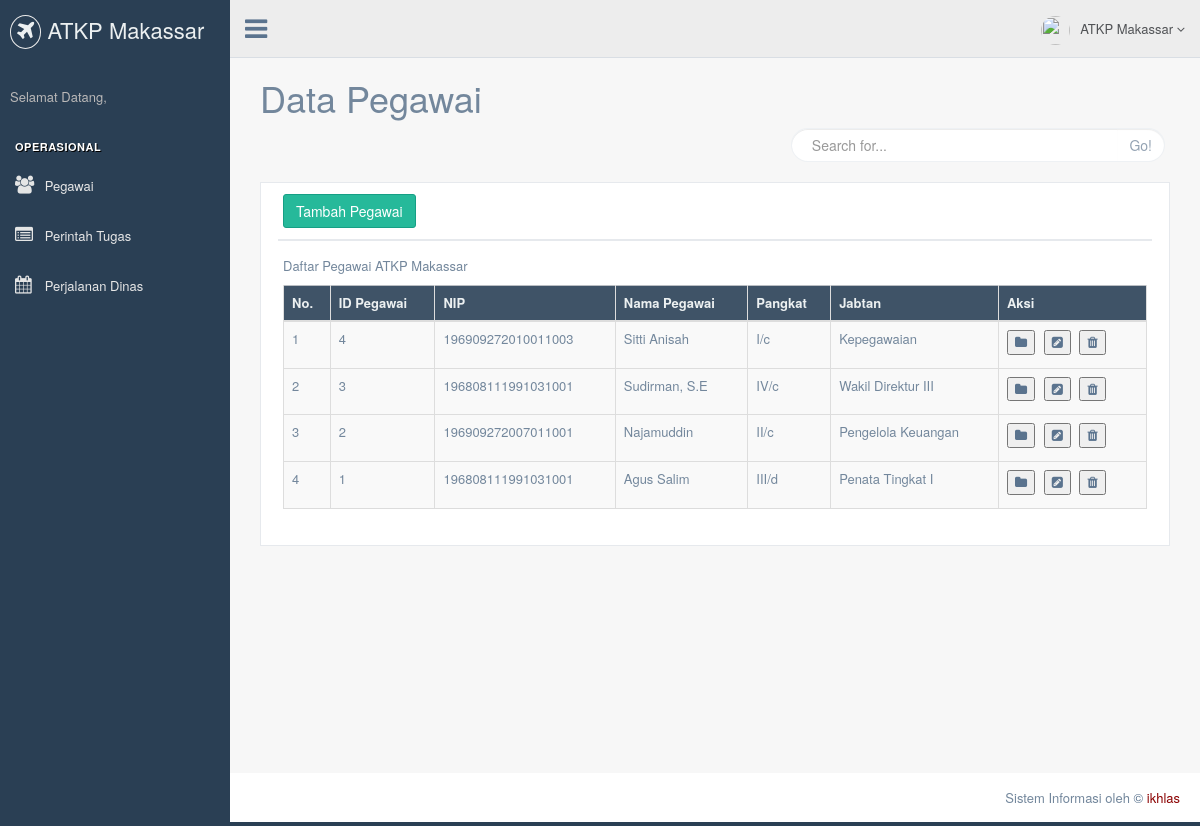
The app's page /pegawai (signed in) with its own data.
### tables this page shows
CREATE TABLE `tb_pegawai` (
  `id_pegawai` bigint(20) NOT NULL,
  `nip` varchar(20) NOT NULL,
  `nama_pegawai` varchar(50) NOT NULL,
  `pangkat` enum('IV/a','IV/b','IV/c','IV/d','III/a','III/b','III/c','III/d','II/a','II/b','II/c','II/d','I/a','I/b','I/c','I/d') NOT NULL,
  `jabatan` varchar(30) NOT NULL
);

### application/libraries/Template.php (called while the page is built)
<?php if ( ! defined('BASEPATH')) exit('No direct script access allowed');
class Template {
		var $template_data = array();
		function set($name, $value)
		{
			$this->template_data[$name] = $value;
		}
		function load($template = '', $view = '' , $view_data = array(), $return = FALSE)
		{
			$this->CI =& get_instance();
			$this->set('contents', $this->CI->load->view($view, $view_data, TRUE));
			return $this->CI->load->view($template, $this->template_data, $return);
		}
}

### application/modules/pegawai/controllers/Pegawai.php (called while the page is built, shortened)
<?php
class Pegawai extends CI_Controller{
    public function index()
    {
      $data['pegawai'] = $this->Model_pegawai->tampil_pegawai();
      $this->template->load('template/main','pegawai',$data);
    }
  }

### index.php (called while the page is built, shortened)
<?php
require_once BASEPATH.'core/CodeIgniter.php';

### application/modules/pegawai/models/Model_pegawai.php (called while the page is built, shortened)
<?php
class Model_pegawai extends CI_Model {
	function tampil_pegawai()
	{
		$query=$this->db->order_by('id_pegawai','DESC')->get('tb_pegawai');
		return $query->result();
	}
	}
?>

### application/modules/pegawai/views/pegawai.php (the view, shortened to what this page needs)
<!DOCTYPE html>
    <html>
    <head>
    </head>
    <body-->
               <div class="col-md-12 col-sm-12 col-xs-12">
            <h1>Data Pegawai</h1>
                <div class="col-md-5 col-sm-5 col-xs-12 form-group pull-right top_search">
                  <div class="input-group">
                    <input type="text" class="form-control" placeholder="Search for...">
                    <span class="input-group-btn">
                      <button class="btn btn-default" type="button">Go!</button>
                    </span>
                  </div>
                </div>
              </div>
            <div class="clearfix"></div>
              <div class="col-md-12 col-sm-12 col-xs-12">
                <div class="x_panel">
                  <div class="x_title">
                      <a href="<?php
                          echo base_url('pegawai/tambah_pegawai');?>" button type="submit" class="btn btn-success"> Tambah Pegawai</button></a>
                  </div>
                  <div class="x_content">
                    <p>Daftar Pegawai ATKP Makassar</p>
                    <div class="table-responsive">
                      <table class="table table-bordered table-striped table-hover jambo_table bulk_action js-basic-example dataTable">
                        <thead>
                          <tr class="headings">
                            <th class="column-title">No. </th>
                            <th class="column-title">ID Pegawai </th>
                            <th class="column-title">NIP </th>
                            <th class="column-title">Nama Pegawai </th>
                            <th class="column-title">Pangkat </th>
                            <th class="column-title">Jabtan </th>
                            <th class="column-title">Aksi</th>
                          </tr>
                        </thead>
                        <tbody>
                          <?php
                            $no=1;
                            foreach ($pegawai as $index) {
                              echo "<tr>
                                <td>$no</td>
                                <td>$index->id_pegawai</td>
                                <td>$index->nip</td>
                                <td>$index->nama_pegawai</td>
                                <td>$index->pangkat</td>
                                <td>$index->jabatan</td>
                                <td>
                                  <a href=".base_url('pegawai/detail_pegawai/'.$index->id_pegawai)."><button><i class=\"fa fa-folder\"></i></button></a>
                                  <a href=".base_url('pegawai/edit_pegawai/'.$index->id_pegawai)."><button><i class=\"fa fa-pencil-square\"></i></button><a>
                                  <a href=".base_url('pegawai/hapus_pegawai/'.$index->id_pegawai)."><button><i class=\"fa fa-trash\"></i></button></a>
                                </td>
                              <tr>";
                            $no++;
                            }
                            ?>
                          </tbody>
                      </table>
                    </div>
                  </div>
                </div>
    </body>
    </html>

### application/third_party/MX/Loader.php (shortened to what this page needs)
<?php (defined('BASEPATH')) OR exit('No direct script access allowed');
class MX_Loader extends CI_Loader
{
	protected $_module;
	public $_ci_cached_vars = array();
	public function initialize($controller = NULL)
	{
		$this->_module = CI::$APP->router->fetch_module();
	}
	public function model($model, $object_name = NULL, $connect = FALSE)
	{
		if (is_array($model)) return $this->models($model);
		($_alias = $object_name) OR $_alias = basename($model);
		list($path, $_model) = Modules::find(strtolower($model), $this->_module, 'models/');
		if ($path == FALSE)
		{
			parent::model($model, $object_name, $connect);
		}
		else
		{
			CI::$APP->$_alias = new $model();
		}
		return $this;
	}
	public function models($models)
	{
		return $this;
	}
	public function view($view, $vars = array(), $return = FALSE)
	{
		list($path, $_view) = Modules::find($view, $this->_module, 'views/');
		if ($path != FALSE)
		{
			$this->_ci_view_paths = array($path => TRUE) + $this->_ci_view_paths;
			$view = $_view;
		}
		if (method_exists($this, '_ci_object_to_array')){
			return $this->_ci_load(array('_ci_view' => $view, '_ci_vars' => $this->_ci_object_to_array($vars), '_ci_return' => $return));
		} else {
			return $this->_ci_load(array('_ci_view' => $view, '_ci_vars' => $this->_ci_prepare_view_vars($vars), '_ci_return' => $return));
		}
	}
	public function _ci_load($_ci_data)
	{
		extract($_ci_data);
		if (isset($_ci_view))
		{
			$_ci_path = '';
			$_ci_file = (pathinfo($_ci_view, PATHINFO_EXTENSION)) ? $_ci_view : $_ci_view.EXT;
			foreach ($this->_ci_view_paths as $path => $cascade)
			{
				if (file_exists($view = $path.$_ci_file))
				{
					$_ci_path = $view;
					break;
				}
			}
		}
		elseif (isset($_ci_path))
		{
			$_ci_file = basename($_ci_path);
			if( ! file_exists($_ci_path)) $_ci_path = '';
		}
		if (isset($_ci_vars))
			$this->_ci_cached_vars = array_merge($this->_ci_cached_vars, (array) $_ci_vars);
		extract($this->_ci_cached_vars);
		if ((bool) @ini_get('short_open_tag') === FALSE && CI::$APP->config->item('rewrite_short_tags') == TRUE)
		{
			echo eval('?>'.preg_replace("/;*\s*\?>/", "; ?>", str_replace('<?=', '<?php echo ', file_get_contents($_ci_path))));
		}
		else
		{
			include($_ci_path);
		}
		if ($_ci_return == TRUE) return ob_get_clean();
	}
}

### application/views/template/main.php (shortened to what this page needs)
<!DOCTYPE html>
<html lang="en">
  <head>
    <link rel="stylesheet" type="text/css" href="<?php echo base_url('assets/css/bootstrap.min.css');?>" >
    <link href="<?php echo base_url('assets/css/font-awesome.min.css');?>" rel="stylesheet">
    <link href="<?php echo base_url('assets/css/custom.min.css');?>" rel="stylesheet">
  </head>
  <body class="nav-md">
    <div class="container body">
      <div class="main_container">
        <div class="col-md-3 left_col">
          <div class="left_col scroll-view">
            <div class="navbar nav_title" style="border: 0;">
              <a href="index.html" class="site_title"><i class="fa fa-plane"></i> <span>ATKP Makassar</span></a>
            </div>
            <div class="profile clearfix">
              <div class="profile_info">
                <span>Selamat Datang,</span>
              </div>
            </div>
            <br />
            <div id="sidebar-menu" class="main_menu_side hidden-print main_menu">
              <div class="menu_section">
                <h3>OPERASIONAL</h3>
                <ul class="nav side-menu">
                  <li><a href="<?php echo base_url('pegawai');?>"><i class="fa fa-group"></i> Pegawai </a></li>
                  <li><a href="<?php echo base_url('spt');?>"><i class="fa fa-list-alt"></i> Perintah Tugas </a></li>
                  <li><a href="<?php echo base_url('sppd');?>"><i class="fa fa-calendar"></i> Perjalanan Dinas </a></li>
                </ul>
              </div>
            </div>
          </div>
        </div>
        <div class="top_nav">
          <div class="nav_menu">
            <nav>
              <div class="nav toggle">
                <a id="menu_toggle"><i class="fa fa-bars"></i></a>
              </div>
              <ul class="nav navbar-nav navbar-right">
                <li class="">
                  <a href="javascript:;" class="user-profile dropdown-toggle" data-toggle="dropdown" aria-expanded="false">
                    <img src="images/img.jpg" alt="">ATKP Makassar
                    <span class=" fa fa-angle-down"></span>
                  </a>
                </li>
              </ul>
            </nav>
          </div>
        </div>
        	<div class="right_col" role="main">
    				<div class="">
    					<?=$contents;?>
       	<footer>
    			<div class="pull-right">
    				Sistem Informasi oleh <a href="http://friendstech.co.id"> &copy; <span style="color: darkred">ikhlas</span></a>
    			</div>
    			<div class="clearfix"></div>
    		</footer>
  </body>
</html>

### records on screen
tb_pegawai: id_pegawai "4", nip "196909272010011003", nama_pegawai "Sitti Anisah", pangkat "I/c", jabatan "Kepegawaian"
tb_pegawai: id_pegawai "3", nip "196808111991031001", nama_pegawai "Sudirman, S.E", pangkat "IV/c", jabatan "Wakil Direktur III"
tb_pegawai: id_pegawai "2", nip "196909272007011001", nama_pegawai "Najamuddin", pangkat "II/c", jabatan "Pengelola Keuangan"
tb_pegawai: id_pegawai "1", nip "196808111991031001", nama_pegawai "Agus Salim", pangkat "III/d", jabatan "Penata Tingkat I"
